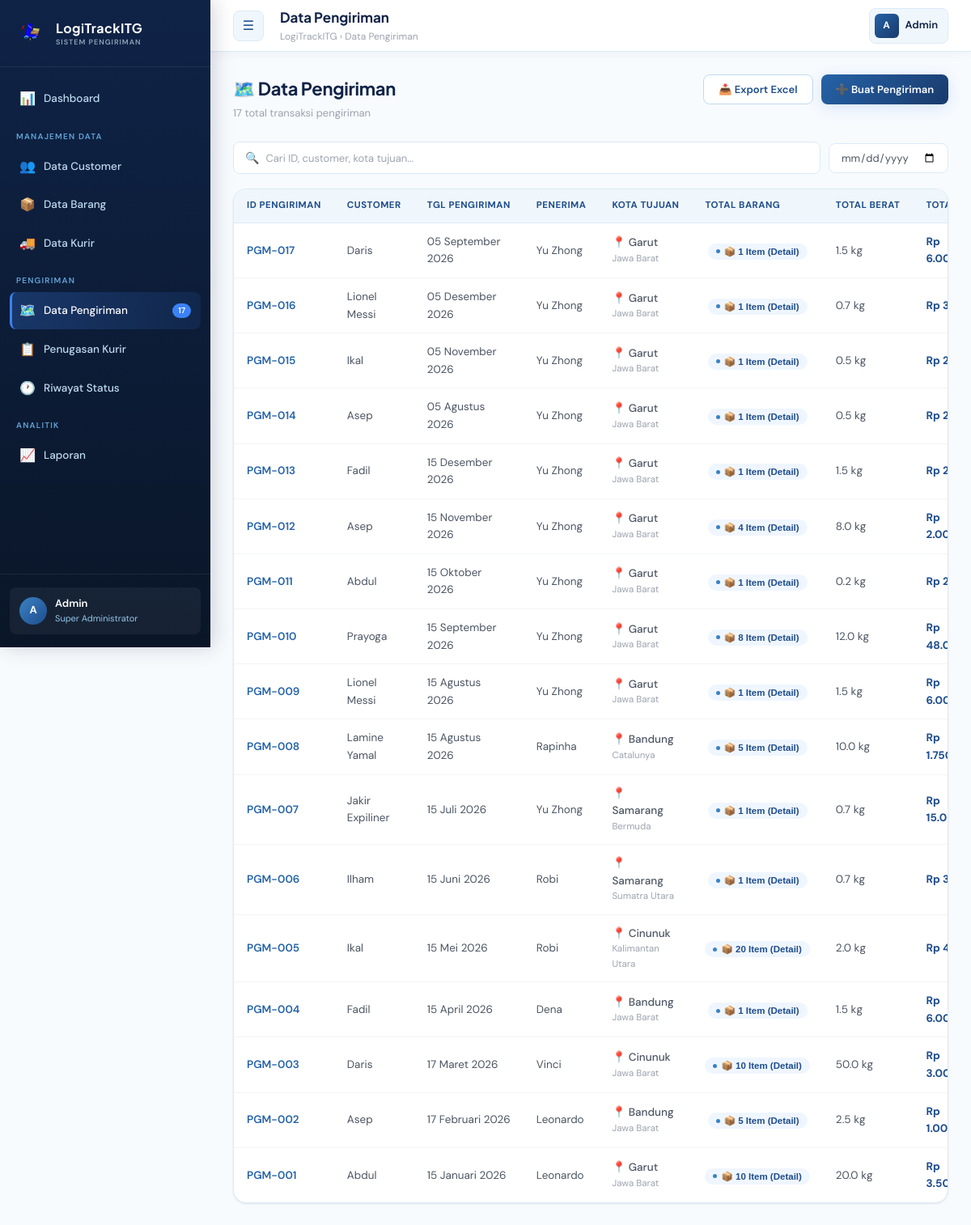
The app's page /?page=pengiriman with its own data.
### tables this page shows
CREATE TABLE `pengiriman` (
  `id_pengiriman` varchar(10) NOT NULL,
  `id_customer` varchar(10) DEFAULT NULL,
  `tgl_pengiriman` date DEFAULT NULL,
  `alamat_tujuan` varchar(255) DEFAULT NULL,
  `kota_tujuan` varchar(50) DEFAULT NULL,
  `provinsi_tujuan` varchar(50) DEFAULT NULL,
  `penerima_nama` varchar(100) DEFAULT NULL,
  `penerima_telp` varchar(15) DEFAULT NULL,
  `total_barang` int(11) DEFAULT NULL,
  `total_berat` decimal(10,2) DEFAULT NULL,
  `total_biaya` decimal(12,2) DEFAULT NULL,
  `catatan` text DEFAULT NULL
);

CREATE TABLE `customer` (
  `id_customer` varchar(10) NOT NULL,
  `nama_customer` varchar(100) DEFAULT NULL,
  `alamat_asal` varchar(255) DEFAULT NULL,
  `kota_asal` varchar(50) DEFAULT NULL,
  `provinsi_asal` varchar(50) DEFAULT NULL,
  `no_telp` varchar(15) DEFAULT NULL,
  `email` varchar(100) DEFAULT NULL,
  `tgl_daftar` datetime DEFAULT NULL
);

### includes/config.php (called while the page is built, shortened)
<?php
function rupiah($number) {
    return 'Rp ' . number_format($number, 0, ',', '.');
}
function tgl_indo($date) {
    $bulan = ['','Januari','Februari','Maret','April','Mei','Juni','Juli','Agustus','September','Oktober','November','Desember'];
    $d = date('d', strtotime($date));
    $m = (int)date('m', strtotime($date));
    $y = date('Y', strtotime($date));
    return $d . ' ' . $bulan[$m] . ' ' . $y;
}
?>

### pages/pengiriman.php (the view, shortened to what this page needs)
<?php
$pengiriman_list = [];
if ($pdo) {
    try {
        $pengiriman_list = $pdo->query("SELECT p.*, c.nama_customer,
            COALESCE((SELECT SUM(jumlah_barang) FROM detail_pengiriman WHERE id_pengiriman = p.id_pengiriman), 0) AS total_barang,
            COALESCE((SELECT SUM(berat_barang) FROM detail_pengiriman WHERE id_pengiriman = p.id_pengiriman), 0) AS total_berat
            FROM pengiriman p
            LEFT JOIN customer c ON p.id_customer = c.id_customer
            ORDER BY p.id_pengiriman DESC")->fetchAll();
    } catch (PDOException $e) {
        $msg = '<div class="alert alert-danger">❌ Database Error: ' . htmlspecialchars($e->getMessage()) . '</div>';
    }
}
?>
<div class="page-header">
  <div class="page-header-left">
    <div class="page-title">🗺️ Data Pengiriman</div>
    <div class="page-subtitle"><?= count($pengiriman_list) ?> total transaksi pengiriman</div>
  </div>
  <div style="display:flex;gap:10px">
    <button class="btn btn-secondary" onclick="exportTableToExcel('pgmTable', 'Data-Manifes-Pengiriman')">📥 Export Excel</button>
    <button class="btn btn-primary" onclick="openTambahPengirimanModal()">➕ Buat Pengiriman</button>
  </div>
</div>
<div class="filter-bar">
  <div class="filter-search">
    <span>🔍</span>
    <input type="text" id="searchPgm" placeholder="Cari ID, customer, kota tujuan..." oninput="filterPgm()">
  </div>
  <input type="date" class="filter-select" id="filterTgl" onchange="filterPgm()" style="cursor:pointer">
</div>
<div class="card">
  <div class="table-wrapper">
    <table id="pgmTable">
      <thead>
        <tr>
          <th>ID Pengiriman</th>
          <th>Customer</th>
          <th>Tgl Pengiriman</th>
          <th>Penerima</th>
          <th>Kota Tujuan</th>
          <th>Total Barang</th>
          <th>Total Berat</th>
          <th>Total Biaya</th>
        </tr>
      </thead>
      <tbody>
        <?php foreach ($pengiriman_list as $row): ?>
        <tr data-tanggal="<?= $row['tgl_pengiriman'] ?? '' ?>">
          <td><strong style="color:var(--blue-600)"><?= htmlspecialchars($row['id_pengiriman']) ?></strong></td>
          <td><?= htmlspecialchars($row['nama_customer'] ?? '-') ?></td>
          <td><?= isset($row['tgl_pengiriman']) ? tgl_indo($row['tgl_pengiriman']) : '-' ?></td>
          <td><?= htmlspecialchars($row['penerima_nama'] ?? '-') ?></td>
          <td>
            <div style="font-weight:500">📍 <?= htmlspecialchars($row['kota_tujuan'] ?? '-') ?></div>
            <div style="font-size:11.5px;color:var(--gray-400)"><?= htmlspecialchars($row['provinsi_tujuan'] ?? '-') ?></div>
          </td>
          <td style="text-align:center">
             <button type="button" class="badge badge-blue" style="border:none; cursor:pointer;" onclick="bukaModalDetailBarang('<?= htmlspecialchars($row['id_pengiriman']) ?>')">
                📦 <?= $row['total_barang'] ?> Item (Detail)
             </button>
          </td>
          <td><?= number_format(($row['total_berat'] ?? 0), 1) ?> kg</td>
          <td style="font-weight:700;color:var(--blue-700)"><?= rupiah($row['total_biaya'] ?? 0) ?></td>
        </tr>
        <?php endforeach; ?>
      </tbody>
    </table>
  </div>
</div>

### assets/css/style.css (style rules this page uses)
:root { --blue-950: #0a1628; --blue-900: #0f2347; --blue-800: #1a3a6b; --blue-700: #1e4d8c; --blue-600: #2563a8; --blue-500: #3b82c4; --blue-400: #60a5d8; --blue-300: #93c5e8; --blue-200: #bfdbf0; --blue-100: #dbeaf8; --blue-50: #f0f7fc; --blue-25: #f8fbfe; --accent: #3b82f6; --accent-soft: #eff6ff; --white: #ffffff; --gray-50: #f9fafb; --gray-100: #f3f4f6; --gray-200: #e5e7eb; --gray-300: #d1d5db; --gray-400: #9ca3af; --gray-500: #6b7280; --gray-600: #4b5563; --gray-700: #374151; --success: #10b981; --success-soft: #ecfdf5; --warning: #f59e0b; --warning-soft: #fffbeb; --danger: #ef4444; --danger-soft: #fef2f2; --info: #06b6d4; --info-soft: #ecfeff; --sidebar-width: 260px; --topbar-height: 64px; --shadow-sm: 0 1px 3px rgba(15, 35, 71, 0.06), 0 1px 2px rgba(15, 35, 71, 0.04); --shadow-md: 0 4px 16px rgba(15, 35, 71, 0.08), 0 2px 6px rgba(15, 35, 71, 0.05); --shadow-lg: 0 12px 40px rgba(15, 35, 71, 0.12), 0 4px 12px rgba(15, 35, 71, 0.06); --shadow-blue: 0 4px 20px rgba(59, 130, 246, 0.18); --radius-sm: 8px; --radius-md: 12px; --radius-lg: 16px; --radius-xl: 20px; --radius-2xl: 24px; --font-main: 'Plus Jakarta Sans', sans-serif; --font-body: 'DM Sans', sans-serif; --transition: all 0.22s cubic-bezier(0.4, 0, 0.2, 1); }
*, *::before, *::after { box-sizing: border-box; margin: 0; padding: 0; }
html { scroll-behavior: smooth; }
body { font-family: var(--font-body); background: var(--blue-25); color: var(--gray-700); font-size: 14px; line-height: 1.6; min-height: 100vh; overflow-x: hidden; }
.page-header { margin-bottom: 24px; display: flex; align-items: flex-start; justify-content: space-between; gap: 16px; }
.page-title { font-family: var(--font-main); font-size: 22px; font-weight: 700; color: var(--blue-900); letter-spacing: -0.3px; }
.page-subtitle { font-size: 13px; color: var(--gray-400); margin-top: 3px; }
.btn { display: inline-flex; align-items: center; gap: 7px; padding: 9px 18px; border-radius: var(--radius-sm); font-size: 13px; font-weight: 600; border: none; cursor: pointer; font-family: var(--font-body); transition: var(--transition); text-decoration: none; white-space: nowrap; }
.btn-primary { background: linear-gradient(135deg, var(--blue-600), var(--blue-800)); color: white; box-shadow: var(--shadow-blue); }
.btn-secondary { background: var(--white); color: var(--blue-700); border: 1px solid var(--blue-200); }
.card { background: var(--white); border-radius: var(--radius-lg); border: 1px solid var(--blue-100); box-shadow: var(--shadow-sm); overflow: hidden; }
.table-wrapper { overflow-x: auto; }
table { width: 100%; border-collapse: collapse; }
thead th { background: var(--blue-50); padding: 11px 16px; font-size: 11.5px; font-weight: 700; color: var(--blue-700); text-align: left; text-transform: uppercase; letter-spacing: 0.5px; border-bottom: 1px solid var(--blue-100); white-space: nowrap; }
thead th:first-child { border-radius: 0; }
tbody tr { border-bottom: 1px solid var(--gray-100); transition: var(--transition); }
tbody tr:last-child { border-bottom: none; }
tbody td { padding: 12px 16px; font-size: 13.5px; color: var(--gray-600); vertical-align: middle; }
tbody td strong { color: var(--blue-900); font-weight: 600; }
.badge { display: inline-flex; align-items: center; gap: 5px; padding: 3px 10px; border-radius: 20px; font-size: 11.5px; font-weight: 600; white-space: nowrap; }
.badge::before { content: ''; width: 5px; height: 5px; border-radius: 50%; }
.badge-blue { background: var(--accent-soft); color: var(--blue-700); }
.badge-blue::before { background: var(--blue-500); }
.filter-bar { display: flex; align-items: center; gap: 10px; margin-bottom: 18px; flex-wrap: wrap; }
.filter-search { display: flex; align-items: center; gap: 8px; background: var(--white); border: 1.5px solid var(--blue-100); border-radius: var(--radius-sm); padding: 8px 14px; flex: 1; min-width: 200px; }
.filter-search input { border: none; background: transparent; font-size: 13px; color: var(--gray-700); outline: none; font-family: var(--font-body); width: 100%; }
.filter-search input::placeholder { color: var(--gray-400); }
.filter-select { padding: 8px 14px; border: 1.5px solid var(--blue-100); border-radius: var(--radius-sm); font-size: 13px; color: var(--gray-600); background: var(--white); outline: none; cursor: pointer; font-family: var(--font-body); }

### records on screen
pengiriman: id_pengiriman "PGM-017", id_customer.nama_customer "Daris", tgl_pengiriman "05 September 2026", penerima_nama "Yu Zhong", kota_tujuan "Garut", provinsi_tujuan "Jawa Barat", total_barang "1", total_berat "1.5", total_biaya "Rp…"
pengiriman: id_pengiriman "PGM-016", id_customer.nama_customer "Lionel Messi", tgl_pengiriman "05 Desember 2026", penerima_nama "Yu Zhong", kota_tujuan "Garut", provinsi_tujuan "Jawa Barat", total_barang "1", total_berat "0.7", total_biaya "Rp…"
pengiriman: id_pengiriman "PGM-015", id_customer.nama_customer "Ikal", tgl_pengiriman "05 November 2026", penerima_nama "Yu Zhong", kota_tujuan "Garut", provinsi_tujuan "Jawa Barat", total_barang "1", total_berat "0.5", total_biaya "Rp…"
pengiriman: id_pengiriman "PGM-014", id_customer.nama_customer "Asep", tgl_pengiriman "05 Agustus 2026", penerima_nama "Yu Zhong", kota_tujuan "Garut", provinsi_tujuan "Jawa Barat", total_barang "1", total_berat "0.5", total_biaya "Rp…"
pengiriman: id_pengiriman "PGM-013", id_customer.nama_customer "Fadil", tgl_pengiriman "15 Desember 2026", penerima_nama "Yu Zhong", kota_tujuan "Garut", provinsi_tujuan "Jawa Barat", total_barang "1", total_berat "1.5", total_biaya "Rp…"
pengiriman: id_pengiriman "PGM-012", id_customer.nama_customer "Asep", tgl_pengiriman "15 November 2026", penerima_nama "Yu Zhong", kota_tujuan "Garut", provinsi_tujuan "Jawa Barat", total_barang "4", total_berat "8.0", total_biaya "Rp…"
pengiriman: id_pengiriman "PGM-011", id_customer.nama_customer "Abdul", tgl_pengiriman "15 Oktober 2026", penerima_nama "Yu Zhong", kota_tujuan "Garut", provinsi_tujuan "Jawa Barat", total_barang "1", total_berat "0.2", total_biaya "Rp…"
pengiriman: id_pengiriman "PGM-010", id_customer.nama_customer "Prayoga", tgl_pengiriman "15 September 2026", penerima_nama "Yu Zhong", kota_tujuan "Garut", provinsi_tujuan "Jawa Barat", total_barang "8", total_berat "12.0", total_biaya "Rp…"
pengiriman: id_pengiriman "PGM-009", id_customer.nama_customer "Lionel Messi", tgl_pengiriman "15 Agustus 2026", penerima_nama "Yu Zhong", kota_tujuan "Garut", provinsi_tujuan "Jawa Barat", total_barang "1", total_berat "1.5", total_biaya "Rp…"
pengiriman: id_pengiriman "PGM-008", id_customer.nama_customer "Lamine Yamal", tgl_pengiriman "15 Agustus 2026", penerima_nama "Rapinha", kota_tujuan "Bandung", provinsi_tujuan "Catalunya", total_barang "5", total_berat "10.0", total_biaya "Rp…"
pengiriman: id_pengiriman "PGM-007", id_customer.nama_customer "Jakir Expiliner", tgl_pengiriman "15 Juli 2026", penerima_nama "Yu Zhong", kota_tujuan "Samarang", provinsi_tujuan "Bermuda", total_barang "1", total_berat "0.7", total_biaya "Rp…"
pengiriman: id_pengiriman "PGM-006", id_customer.nama_customer "Ilham", tgl_pengiriman "15 Juni 2026", penerima_nama "Robi", kota_tujuan "Samarang", provinsi_tujuan "Sumatra Utara", total_barang "1", total_berat "0.7", total_biaya "Rp…"
pengiriman: id_pengiriman "PGM-005", id_customer.nama_customer "Ikal", tgl_pengiriman "15 Mei 2026", penerima_nama "Robi", kota_tujuan "Cinunuk", provinsi_tujuan "Kalimantan Utara", total_barang "20", total_berat "2.0", total_biaya "Rp…"
pengiriman: id_pengiriman "PGM-004", id_customer.nama_customer "Fadil", tgl_pengiriman "15 April 2026", penerima_nama "Dena", kota_tujuan "Bandung", provinsi_tujuan "Jawa Barat", total_barang "1", total_berat "1.5", total_biaya "Rp…"
pengiriman: id_pengiriman "PGM-003", id_customer.nama_customer "Daris", tgl_pengiriman "17 Maret 2026", penerima_nama "Vinci", kota_tujuan "Cinunuk", provinsi_tujuan "Jawa Barat", total_barang "10", total_berat "50.0", total_biaya "Rp…"
pengiriman: id_pengiriman "PGM-002", id_customer.nama_customer "Asep", tgl_pengiriman "17 Februari 2026", penerima_nama "Leonardo", kota_tujuan "Bandung", provinsi_tujuan "Jawa Barat", total_barang "5", total_berat "2.5", total_biaya "Rp…"
pengiriman: id_pengiriman "PGM-001", id_customer.nama_customer "Abdul", tgl_pengiriman "15 Januari 2026", penerima_nama "Leonardo", kota_tujuan "Garut", provinsi_tujuan "Jawa Barat", total_barang "10", total_berat "20.0", total_biaya "Rp…"

### other values on screen
$item['icon'] "📊"
$item['label'] "Dashboard"
$item['section'] "MANAJEMEN DATA"
$item['icon'] "👥"
$item['label'] "Data Customer"
$item['icon'] "📦"
$item['label'] "Data Barang"
$item['icon'] "🚚"
$item['label'] "Data Kurir"
$item['section'] "PENGIRIMAN"
$item['icon'] "🗺️"
$item['label'] "Data Pengiriman"
$total_realtime_pengiriman "17"
$item['icon'] "📋"
$item['label'] "Penugasan Kurir"
